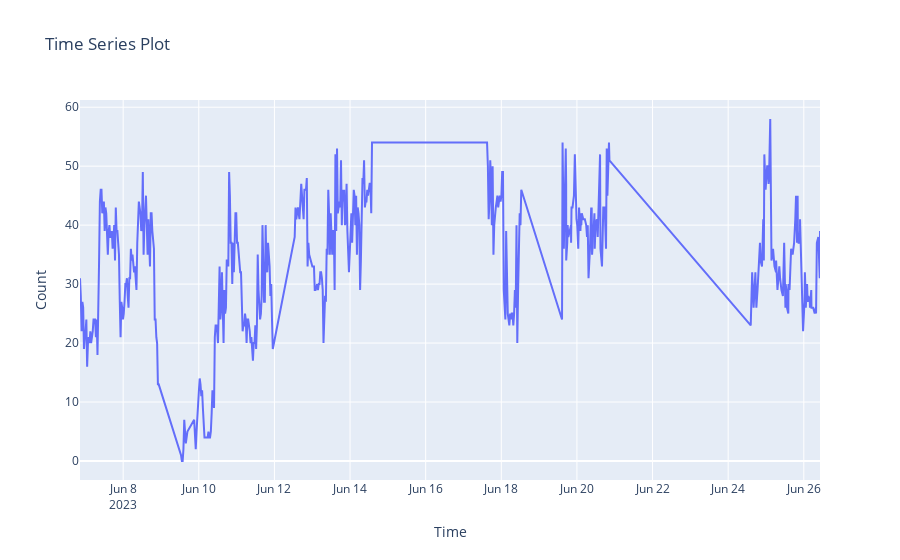

Notebook code cell kept with this figure:
### Code cell
fig = go.Figure()
fig.add_trace(
    go.Scatter(
        x=data_df["timestamp_true"], y=data_df["Count"], mode="lines", name="Count"
    )
)
fig.update_layout(title="Time Series Plot", xaxis_title="Time", yaxis_title="Count")
fig.show()

### Figure 1 — Plotly figure (JSON) as saved in the notebook; plotly's stock layout.template omitted (floating-point values rounded to 4 significant figures; data arrays with more than 128 entries replaced by an {"elided": "..."} marker saying what was removed)
{"data": [{"mode": "lines", "name": "Count", "type": "scatter", "x": {"elided": "497 str values"}, "y": {"elided": "497 int values"}}], "layout": {"title": {"text": "Time Series Plot"}, "xaxis": {"title": {"text": "Time"}}, "yaxis": {"title": {"text": "Count"}}}}
